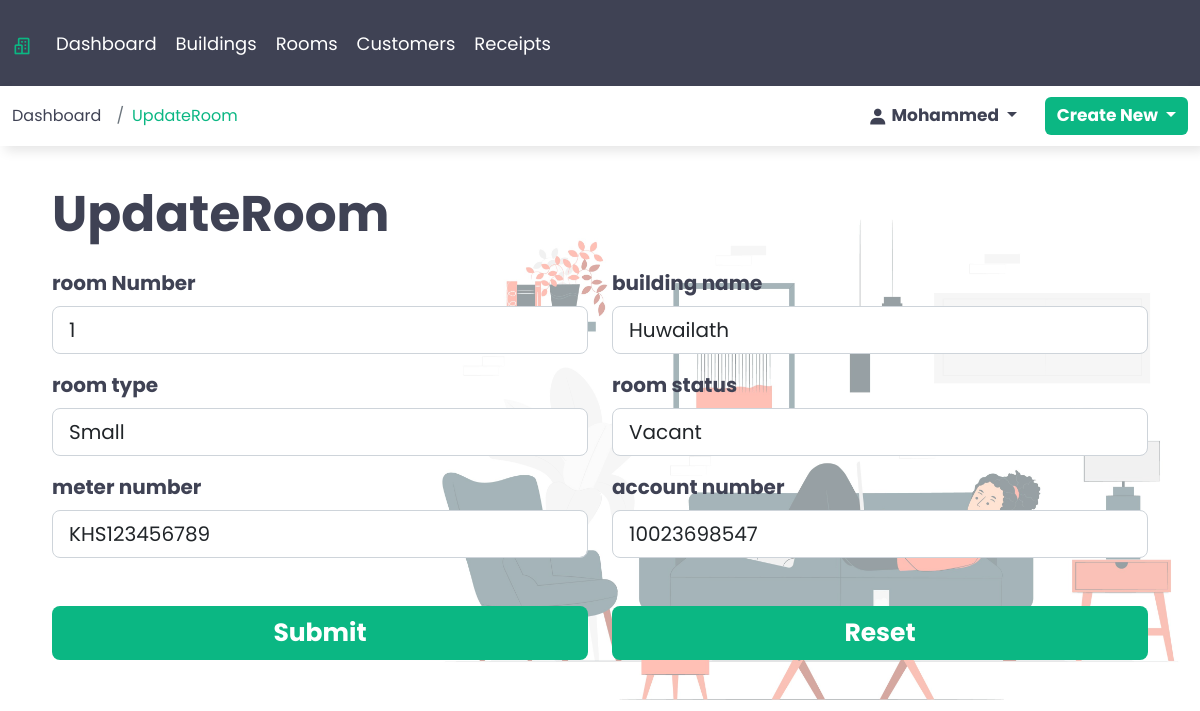
The page /update_room/4 (signed in) on the database its author committed.
### webapp/models.py (models this page shows, shortened)
class Room(models.Model):
    room_number = models.IntegerField()
    building_name = models.ForeignKey(Building, on_delete=models.CASCADE)
    room_type = models.ForeignKey(RoomType, on_delete=models.DO_NOTHING)
    room_status = models.ForeignKey(RoomStatus, on_delete=models.DO_NOTHING)
    meter_number = models.CharField(max_length=16)
    account_number = models.IntegerField()
    class Meta:
        verbose_name_plural = 'Rooms'

class Building(models.Model):
    building_name = models.CharField(max_length=50)
    name_of_owner = models.CharField(max_length=50)
    building_type = models.ForeignKey(BuildingType, on_delete=models.CASCADE)
    number_of_rooms = models.IntegerField()
    mobile_number = models.IntegerField()
    current_lease_period = models.DateField()
    class Meta:
        verbose_name_plural = 'Buildings'
    def __str__ (self):
        return self.building_name

class RoomType(models.Model):
    room_type = models.CharField(max_length=50)
    class Meta:
        verbose_name_plural = 'Room Type'
    def __str__ (self):
        return self.room_type

class RoomStatus(models.Model):
    room_status = models.CharField(max_length=50)
    class Meta:
        verbose_name_plural = 'Room Status'
    def __str__ (self):
        return self.room_status

### webapp/views.py (the view)
# urls.py: path('update_room/<int:room_id>', views.UpdateRoom, name='update_room'),
@login_required
def UpdateRoom(request, room_id):
    update_room = Room.objects.get(id=room_id)
    form = RoomForm(instance=update_room)
    if request.method == 'POST':
        form = RoomForm(request.POST, instance = update_room)
        if form.is_valid():
            form.save()
            return redirect('rooms')
    return render(request, 'update_room.html', {'context':'UpdateRoom','form':form})

### webapp/forms.py
class RoomForm(ModelForm):
    class Meta:
        model = Room
        fields = '__all__'
        widgets = {
            'room_number': forms.NumberInput(attrs={'class':'form-control form-control-lg'}),
            'meter_number': forms.TextInput(attrs={'class':'form-control form-control-lg', 'maxlength':'16'}),
            'account_number': forms.NumberInput(attrs={'class':'form-control form-control-lg'})
        }
    def __init__(self, *args, **kwargs):
        super().__init__(*args, **kwargs)
        self.fields['building_name'].empty_label = "Select an option"
        self.fields['building_name'].widget.attrs.update({'class':'form-control form-control-lg'})
        self.fields['room_type'].empty_label = "Select an option"
        self.fields['room_type'].widget.attrs.update({'class':'form-control form-control-lg'})
        self.fields['room_status'].empty_label = "Select an option"
        self.fields['room_status'].widget.attrs.update({'class':'form-control form-control-lg'})

### templates/update_room.html (shortened to what this page needs)
{% extends 'base.html' %}
{% load static %}
{% block content %}
    <div class="container-fluid">
        <div class="main-box new_room">
            <div class="row d-flex align-items-center justify-content-center">
                <div class="col-xs-12 col-sm-12 col-md-12 col-lg-12 col-xl-12 d-flex align-items-start flex-column">
                    <h1 class="mb-4 mt-2">UpdateRoom</h1>
                    <form autocomplete="off" method="post">
                        <div class="row">
                            <div class="col-xs-12 col-sm-12 col-md-12 col-lg-6">
                                <div class="mb-3">
                                    <label for="room_number" class="form-label">room Number</label>
                                    {{ form.room_number }}
                                </div>
                            </div>
                            <div class="col-xs-12 col-sm-12 col-md-12 col-lg-6">
                                <div class="mb-3">
                                    <label for="comments" class="form-label">building name</label>
                                    {{ form.building_name }}
                                </div>
                            </div>
                            <div class="col-xs-12 col-sm-12 col-md-12 col-lg-6">
                                <div class="mb-3">
                                    <label for="room_category" class="form-label">room type</label>
                                    {{ form.room_type }}
                                </div>
                            </div>
                            <div class="col-xs-12 col-sm-12 col-md-12 col-lg-6">
                                <div class="mb-3">
                                    <label for="room_status" class="form-label">room status</label>
                                    {{ form.room_status }}
                                </div>
                            </div>
                            <div class="col-xs-12 col-sm-12 col-md-12 col-lg-6">
                                <div class="mb-5">
                                    <label for="meter_number" class="form-label">meter number</label>
                                    {{ form.meter_number }}
                                </div>
                            </div>
                            <div class="col-xs-12 col-sm-12 col-md-12 col-lg-6">
                                <div class="mb-5">
                                    <label for="account_number" class="form-label">account number</label>
                                    {{ form.account_number }}
                                </div>
                            </div>
                            <div class="col-xs-12 col-sm-12 col-md-12 col-lg-6">
                                <button type="submit" class="btn btn-lg mb-4">Submit</button>
                            </div>
                            <div class="col-xs-12 col-sm-12 col-md-12 col-lg-6">
                                <button type="reset" class="btn btn-lg">Reset</button>
                            </div>
                        </div>
                    </form>
                </div>
            </div>
        </div>
    </div>
{% endblock %}

### static/css/style.css (style rules this page uses)
* { margin:0; padding: 0; box-sizing: border-box; }
:root { --font-primary: "Poppins", sans-serif; }
:root { --weight-700: 700; }
:root { --color-primary: #0bb783; --color-secondary: #3f4254; --color-white: white; }
body { font-family: var(--font-primary); }
h1 { font-size: 50px; font-weight: var(--weight-700); color: var(--color-secondary); font-family: var(--font-primary); }
form { width: 100%; z-index: 100; }
.form-label { font-size: 20px; font-weight: 700; color: var(--color-secondary); }
.btn { background-color: var(--color-primary); color: var(--color-white); width: 100%; font-weight: 700; font-size: 25px; font-family: var(--font-primary); border: none; }
.main-box { margin: 30px 40px; position: relative; z-index: 2; }
.main-box::before { content: " "; background-image: url(/static/images/building_img.jpg); background-repeat: no-repeat; background-size: 65%; background-position: right; width: 100%; height: 100%; position: absolute; top: 37px; right: -50px; opacity: 45%; }
.main-box.new_room::before { background-image: url(/static/images/room_img.jpg); background-size: 70.5%; }

### rows shown on the page
Room: room_number "1", meter_number "KHS123456789", account_number "10023698547"
Building: building_name "Huwailath"
RoomType: room_type "Small"
RoomStatus: room_status "Vacant"

### other values the page prints
{{ context }} "UpdateRoom"
